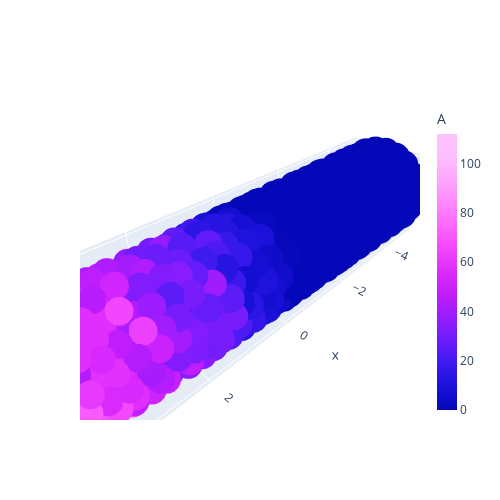

The code cell stored with this chart in its notebook:
### Code cell
result.plot_species("A", t_ndx=-1, size=10)

### Figure 1 — Plotly figure (JSON) as saved in the notebook; plotly's stock layout.template omitted (floating-point values rounded to 4 significant figures; data arrays with more than 128 entries replaced by an {"elided": "..."} marker saying what was removed)
{"data": [{"marker": {"color": {"elided": "1059 int values"}, "colorbar": {"thickness": 20, "title": {"text": "A"}}, "colorscale": [[0, "#0508b8"], [0.08333, "#1910d8"], [0.1667, "#3c19f0"], [0.25, "#6b1cfb"], [0.3333, "#981cfd"], [0.4167, "#bf1cfd"], [0.5, "#dd2bfd"], [0.5833, "#f246fe"], [0.6667, "#fc67fd"], [0.75, "#fe88fc"], [0.8333, "#fea5fd"], [0.9167, "#febefe"], [1, "#fec3fe"]], "size": 10}, "mode": "markers", "name": "A", "type": "scatter3d", "x": {"elided": "1059 float values"}, "y": {"elided": "1059 float values"}, "z": {"elided": "1059 float values"}}], "layout": {"height": 500, "scene": {"aspectmode": "data"}, "width": 500, "xaxis": {"range": [-5, 5]}, "yaxis": {"range": [-1, 1.0]}}}
